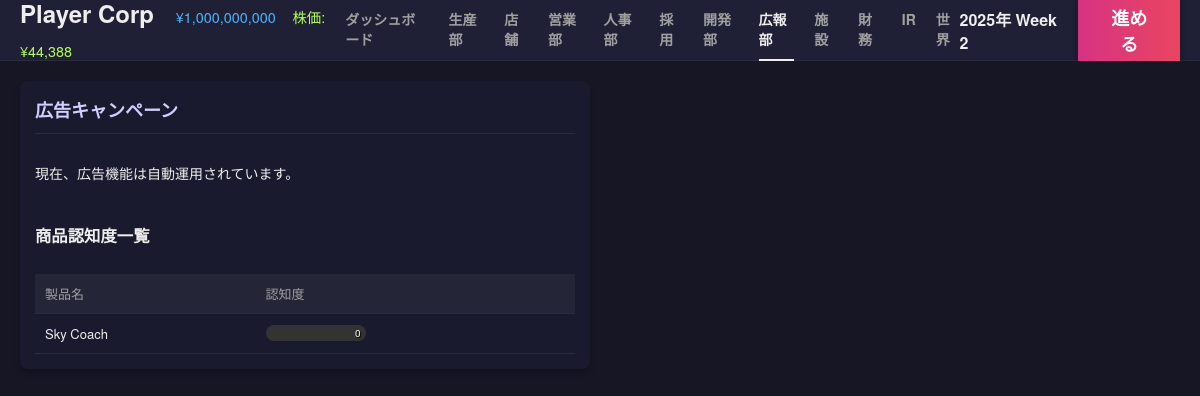
The page /pr on the database as committed earlier.
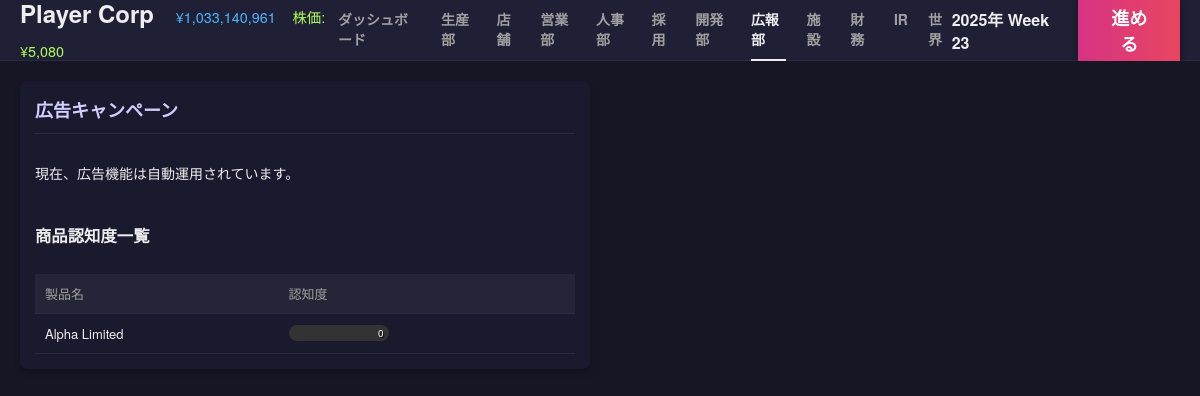
The same page on the database as committed later.
### tables this page shows
CREATE TABLE companies (
            id INTEGER PRIMARY KEY AUTOINCREMENT,
            name TEXT,
            type TEXT, -- 'player', 'npc_maker', 'npc_retail', 'system_supplier'
            funds INTEGER,
            brand_power REAL DEFAULT 0,
            industry TEXT DEFAULT 'automotive',
            credit_rating INTEGER DEFAULT 50,
            dev_knowhow REAL DEFAULT 0,
            borrowing_limit INTEGER DEFAULT 0,
            is_active BOOLEAN DEFAULT 1,
            -- Supplier Traits
            trait_material_score REAL DEFAULT 3.0,
            trait_cost_multiplier REAL DEFAULT 1.0,
            part_category TEXT, -- 'engine', 'body', etc. for system_supplier
            
            -- Stock info
            listing_status TEXT DEFAULT 'private', -- 'private', 'public'
            stock_price INTEGER DEFAULT 50000,
            outstanding_shares INTEGER DEFAULT 20000,
            market_cap INTEGER DEFAULT 1000000000
        );

CREATE TABLE product_designs (
            id INTEGER PRIMARY KEY AUTOINCREMENT,
            company_id INTEGER,
            name TEXT,
            material_score REAL,
            concept_score REAL,
            production_efficiency REAL,
            base_price INTEGER,
            sales_price INTEGER,
            status TEXT, -- 'developing', 'completed', 'obsolete'
            strategy TEXT, -- 開発方針
            developed_week INTEGER,
            parts_config TEXT, -- JSON: {part_key: {supplier_id, score, cost}}
            awareness REAL DEFAULT 0,
            FOREIGN KEY(company_id) REFERENCES companies(id)
        );

### app.py (the view)
@app.route('/pr')
def pr():
    player = get_player_company()
    products = db.fetch_all("SELECT * FROM product_designs WHERE company_id = ? AND status = 'completed'", (player['id'],))
    return render_template('pr.html', products=products)

### app.py (called while the page is built)
def get_player_company():
    res = db.fetch_one("SELECT * FROM companies WHERE type = 'player' LIMIT 1")
    return res

@app.context_processor
def inject_common_data():
    player = get_player_company()
    game_state = db.fetch_one("SELECT * FROM game_state")
    current_week = game_state['week'] if game_state else 0
    year = 2025 + (current_week - 1) // 52
    week_of_year = (current_week - 1) % 52 + 1
    date_str = f"{year}年 Week {week_of_year}"
    header_caps = None
    if player:
        header_caps = sim.calculate_capabilities(player['id'])
    return dict(
        player=player,
        current_week=current_week,
        date_str=date_str,
        active_page=request.endpoint,
        header_caps=header_caps,
        npc_scale=gb.NPC_SCALE_FACTOR
    )

### database.py (called while the page is built)
    def get_connection(self):
        if hasattr(self._local, 'connection') and self._local.connection:
            return self._local.connection, False  # (conn, should_close)
        conn = sqlite3.connect(self.db_path)
        conn.row_factory = sqlite3.Row
        return conn, True

### simulation.py (called while the page is built)
    def get_current_week(self):
        res = db.fetch_one("SELECT week FROM game_state")
        return res['week'] if res else 0

### templates/pr.html (shortened to what this page needs)
{% extends "base.html" %}
{% block content %}
<div class="dashboard-grid">
    <div class="card card-large">
        <div class="card-header">
            <h2>広告キャンペーン</h2>
        </div>
        <div class="card-body">
            <p>現在、広告機能は自動運用されています。</p>
            <h3>商品認知度一覧</h3>
            <table class="data-table">
                <thead>
                    <tr>
                        <th>製品名</th>
                        <th>認知度</th>
                    </tr>
                </thead>
                <tbody>
                    {% for p in products %}
                    <tr>
                        <td>{{ p.name }}</td>
                        <td>
                            <div class="bar-container">
                                <span class="bar-text">{{ p.awareness|int }}</span>
                            </div>
                        </td>
                    </tr>
                    {% endfor %}
                </tbody>
            </table>
        </div>
    </div>
</div>
{% endblock %}

### templates/base.html (shortened to what this page needs)
<!DOCTYPE html>
<html lang="ja">
<head>
    <link rel="stylesheet" href="{{ url_for('static', filename='css/style.css') }}">
</head>
<body>
    <div class="app-container">
        <header class="top-bar">
            <div class="logo-area tooltip-container">
                <h1>
                    {% if player %}
                    <span style="font-size: 0.6em; color: #4db8ff; margin-left: 15px; font-weight: normal;">¥{{ "{:,}".format(player.funds|int) }}</span>
                    {% if player.stock_price %}
                    <span style="font-size: 0.6em; color: #b2ff59; margin-left: 10px; font-weight: normal;">株価: ¥{{ "{:,}".format(player.stock_price) }}</span>
                    {% endif %}
                    {% endif %}
                </h1>
            </div>
            <nav class="top-nav">
                <a href="{{ url_for('dashboard') }}" class="{{ 'active' if active_page == 'dashboard' else '' }}">ダッシュボード</a>
                <a href="{{ url_for('production') }}" class="{{ 'active' if active_page == 'production' else '' }}">生産部</a>
                <a href="{{ url_for('store') }}" class="{{ 'active' if active_page == 'store' else '' }}">店舗</a>
                <a href="{{ url_for('sales') }}" class="{{ 'active' if active_page == 'sales' else '' }}">営業部</a>
                <a href="{{ url_for('hr') }}" class="{{ 'active' if active_page == 'hr' else '' }}">人事部</a>
                <a href="{{ url_for('hire_page') }}" class="{{ 'active' if active_page == 'hire_page' else '' }}">採用</a>
                <a href="{{ url_for('dev') }}" class="{{ 'active' if active_page == 'dev' else '' }}">開発部</a>
                <a href="{{ url_for('pr') }}" class="{{ 'active' if active_page == 'pr' else '' }}">広報部</a>
                <a href="{{ url_for('facility') }}" class="{{ 'active' if active_page == 'facility' else '' }}">施設</a>
                <a href="{{ url_for('finance') }}" class="{{ 'active' if active_page == 'finance' else '' }}">財務</a>
                <a href="{{ url_for('ir') }}" class="{{ 'active' if active_page == 'ir' else '' }}">IR</a>
                <a href="{{ url_for('world') }}" class="{{ 'active' if active_page == 'world' else '' }}">世界</a>
            </nav>
            <div class="action-area">
                <div class="date-display">{{ date_str }}</div>
                <form action="{{ url_for('next_week') }}" method="post">
                    <button type="submit" class="btn-next-week">進める</button>
                </form>
            </div>
        </header>
        <main class="main-content">
            {% block content %}{% endblock %}
        </main>
    </div>
</body>
</html>

Rows that differ between the two databases and show on the page:
changed companies: funds "1,000,000,000" → "1,033,140,961"; stock_price "44,388" → "5,080"
changed product_designs: name "Sky Coach" → "Alpha Limited"
Other text that changed with them:
{{ date_str }}: "2025年 Week 2" → "2025年 Week 23"
